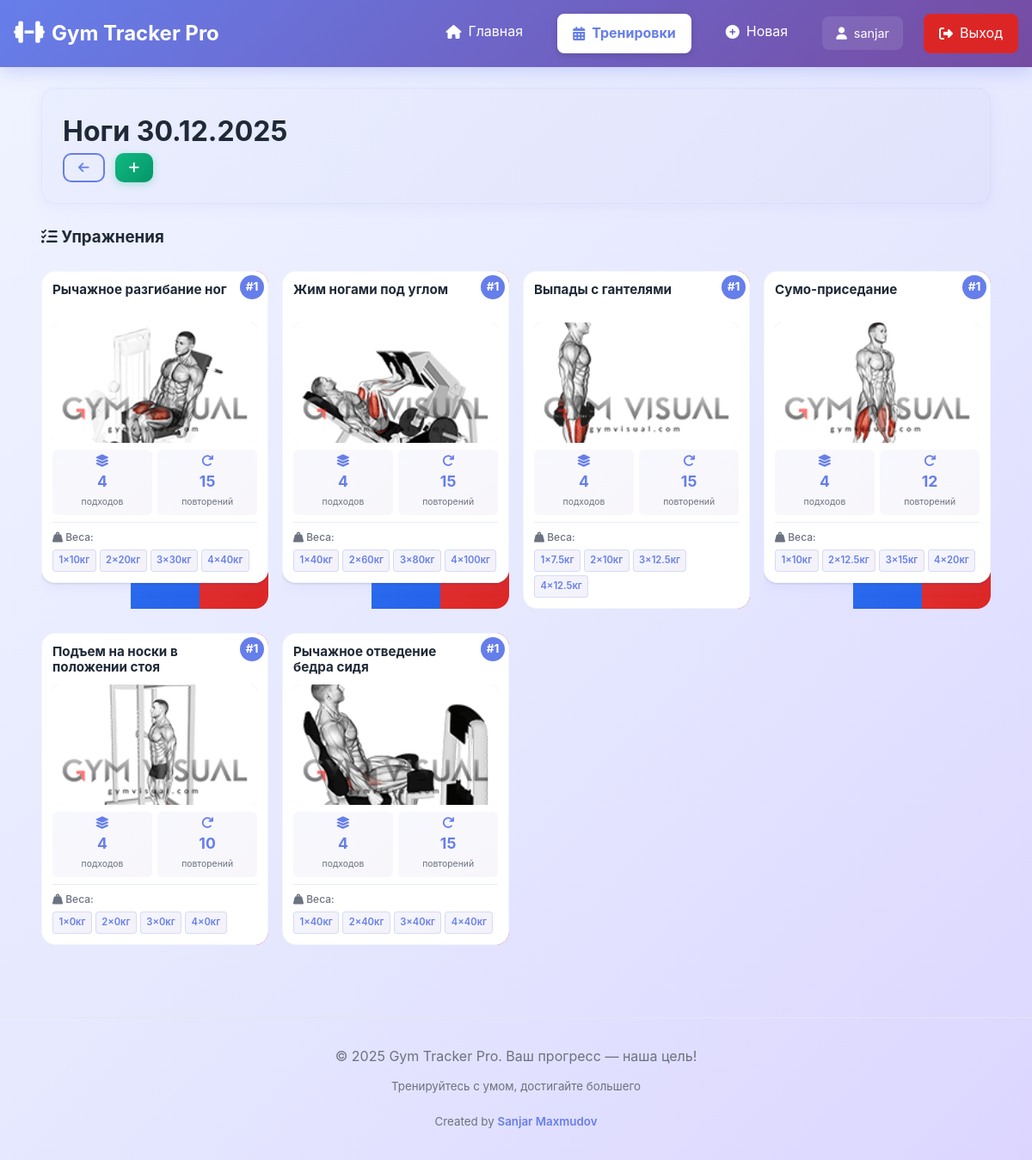
/workouts/7/ (signed in), run on the app's committed database.
### workouts/models.py (models this page shows, shortened)
class WorkoutDay(models.Model):
    user = models.ForeignKey(User, on_delete=models.CASCADE, related_name='workouts', help_text='Пользователь', null=True, blank=True)
    date = models.DateField(default=timezone.now, help_text='Дата тренировки')
    name = models.CharField(max_length=200, blank=True, help_text='Опциональное название')
    categories = models.ManyToManyField(ExerciseCategory, blank=True, related_name='workouts', help_text='Выберите категории упражнений')
    notes = models.TextField(blank=True, help_text='Заметки о тренировке')
    class Meta:
        ordering = ['-date']

class WorkoutExercise(models.Model):
    EXERCISE_TYPE_CHOICES = [
        ('NORMAL', 'Обычное'),
        ('DROPSET', 'Дроп-сет'),
        ('SUPERSET', 'Суперсет'),
    ]
    workout_day = models.ForeignKey(
        WorkoutDay,
        on_delete=models.CASCADE,
        related_name='workout_exercises'
    )
    exercise = models.ForeignKey(Exercise, on_delete=models.CASCADE)
    sets = models.PositiveIntegerField()
    reps = models.PositiveIntegerField()
    weight = models.FloatField()  # Оставить для совместимости
    weights = models.JSONField(blank=True, null=True, help_text='Массив весов для каждого подхода')
    exercise_type = models.CharField(
        max_length=10,
        choices=EXERCISE_TYPE_CHOICES,
        default='NORMAL',
        help_text='Тип упражнения'
    )
    superset_group = models.PositiveIntegerField(
        null=True,
        blank=True,
        help_text='Номер группы для суперсета (упражнения с одинаковым номером = один суперсет)'
    )
    dropset_weights = models.JSONField(
        blank=True,
        null=True,
        help_text='Массив весов для дроп-сетов: каждый подход содержит массив весов'
    )
    order = models.PositiveIntegerField(
        default=0,
        help_text='Порядок выполнения упражнения в тренировке'
    )
    def get_weights_display(self):
        if self.weights:
            return self.weights
        else:
            return [self.weight] * self.sets
    def is_dropset(self):
        return self.exercise_type == 'DROPSET'
    class Meta:
        ordering = ['order', 'id']

### exercises/models.py (models this page shows, shortened)
class Exercise(models.Model):
    name = models.CharField(max_length=150)
    category = models.ForeignKey(
        ExerciseCategory,
        on_delete=models.CASCADE,
        related_name='exercises'
    )
    gif_file = models.FileField(upload_to='exercises/', blank=True, null=True, help_text='Загрузи свой GIF файл')
    gif_url = models.URLField(blank=True, help_text='Или укажи ссылку на GIF')
    equipment = models.CharField(max_length=100, blank=True)
    def get_gif(self):
        if self.gif_file:
            return self.gif_file.url
        return self.gif_url

### workouts/views.py (the view)
# urls.py: path('workouts/<int:pk>/', views.WorkoutDayDetailView.as_view(), name='workout-detail'),
class WorkoutDayDetailView(LoginRequiredMixin, DetailView):
    model = WorkoutDay
    template_name = 'workouts/workout_detail.html'
    context_object_name = 'workout'
    def get_queryset(self):
        return WorkoutDay.objects.filter(user=self.request.user)

### workouts/templates/workouts/workout_detail.html (shortened to what this page needs)
{% extends 'base.html' %}
{% load static %}
{% block extra_css %}
	<link rel="stylesheet" href="{% static 'css/workout_detail.css' %}">
{% endblock %}
{% block content %}
	<div class="fade-in">
		<div class="card workout-header mb-3">
			<div class="workout-header-row">
				<div class="workout-header-left">
					{% if workout.name %}
						<h1>
							<span class="workout-name">{{ workout.name }}</span>
							<span class="workout-date-badge">{{ workout.date|date:"d.m.Y" }}</span>
						</h1>
					{% else %}
						<h1>
							<i class="fas fa-dumbbell"></i>
							Тренировка
							<span class="workout-date">{{ workout.date|date:"d.m.Y" }}</span>
						</h1>
					{% endif %}
				</div>
				<div class="workout-header-right">
					<div class="workout-actions">
						<a href="{% url 'workout-list' %}" class="btn btn-outline">
							<i class="fas fa-arrow-left"></i>
						</a>
						<a href="{% url 'add-exercise' workout.pk %}" class="btn btn-success">
							<i class="fas fa-plus"></i>
						</a>
					</div>
				</div>
			</div>
		</div>
		{% if workout.workout_exercises.all %}
			<h3 class="mb-3"><i class="fas fa-list-check"></i> Упражнения</h3>
			<div class="exercises-list">
				{% regroup workout.workout_exercises.all by superset_group as grouped_exercises %}
				{% for group in grouped_exercises %}
					{% if group.grouper and group.list.0.is_superset %}
						<div class="superset-group-wrapper">
							<div class="superset-group-header">
								<span><i class="fas fa-bolt"></i> Суперсет</span>
								<a href="{% url 'add-exercise' workout.pk %}?superset_group={{ group.grouper }}" class="btn-add-to-superset" title="Добавить упражнение в этот суперсет">
									<i class="fas fa-plus"></i>
								</a>
							</div>
							<div class="superset-exercises-grid">
							{% for item in group.list %}
								<div class="exercise-card-wrapper">
									<div class="exercise-card-content">
										<div class="card exercise-card fade-in superset-card">
											<div class="exercise-content">
												<div class="exercise-number">{{ forloop.counter }}</div>
												<div class="exercise-type-badge superset-badge">
													<i class="fas fa-bolt"></i> Суперсет
												</div>
												<h4 class="mb-2 exercise-title-desktop">{{ item.exercise.name }}</h4>
												{% with gif=item.exercise.get_gif %}
													{% if gif %}
														<div class="exercise-media-wrapper">
															{% if '.mp4' in gif or 'video' in gif %}
																<video autoplay loop muted playsinline class="exercise-media-img">
																	<source src="{{ gif }}" type="video/mp4">
																</video>
															{% else %}
																<img src="{{ gif }}" alt="{{ item.exercise.name }}"
																     class="exercise-media-img">
															{% endif %}
														</div>
													{% endif %}
												{% endwith %}
											</div>
											<div class="exercise-info">
												<h4 class="mb-2 exercise-title-mobile">{{ item.exercise.name }}</h4>
												<div class="exercise-stats">
													<div class="stat-item">
														<i class="fas fa-layer-group"></i>
														<span class="stat-number">{{ item.sets }}</span>
														<span class="stat-text">подходов</span>
													</div>
													<div class="stat-item">
														<i class="fas fa-redo"></i>
														<span class="stat-number">{{ item.reps }}</span>
														<span class="stat-text">повторений</span>
													</div>
												</div>
												<div class="weights-list">
													<h5 class="weights-list-title"><i class="fas fa-weight-hanging"></i> Веса:</h5>
													<div class="weights-items">
														{% for weight in item.get_weights_display %}
															<span class="weight-item">{{ forloop.counter }}×{{ weight|floatformat:"-1" }}кг</span>
														{% endfor %}
													</div>
												</div>
											</div>
										</div>
									</div>
									<div class="exercise-card-actions">
										<a href="{% url 'edit-exercise' item.pk %}" class="action-btn btn-edit">
											<i class="fas fa-edit"></i>
											<span>Изменить</span>
										</a>
										<button onclick="deleteExercise({{ item.pk }}, '{{ item.exercise.name|escapejs }}')" class="action-btn btn-delete">
											<i class="fas fa-trash"></i>
											<span>Удалить</span>
										</button>
									</div>
								</div>
							{% endfor %}
							</div>
						</div>
					{% else %}
						{% for item in group.list %}
							<div class="exercise-card-wrapper">
								<div class="exercise-card-content">
									<div class="card exercise-card fade-in {% if item.is_dropset %}dropset-card{% endif %}">
										<div class="exercise-content">
											<div class="exercise-number">#{{ forloop.parentloop.counter }}</div>
										<h4 class="mb-2 exercise-title-desktop">{{ item.exercise.name }}</h4>
										{% with gif=item.exercise.get_gif %}
											{% if gif %}
												<div class="exercise-media-wrapper">
													{% if '.mp4' in gif or 'video' in gif %}
														<video autoplay loop muted playsinline class="exercise-media-img">
															<source src="{{ gif }}" type="video/mp4">
														</video>
													{% else %}
														<img src="{{ gif }}" alt="{{ item.exercise.name }}"
														     class="exercise-media-img">
													{% endif %}
												</div>
											{% endif %}
										{% endwith %}
									</div>
									<div class="exercise-info">
										<div class="exercise-stats">
											<div class="stat-item">
												<i class="fas fa-layer-group"></i>
												<span class="stat-number">{{ item.sets }}</span>
												<span class="stat-text">подходов</span>
											</div>
											<div class="stat-item">
												<i class="fas fa-redo"></i>
												<span class="stat-number">{{ item.reps }}</span>
												<span class="stat-text">повторений</span>
											</div>
										</div>
										{% if item.is_dropset %}
											<div class="weights-list">
												<h5 class="weights-list-title"><i class="fas fa-fire"></i> Дроп-сет прогрессия:</h5>
												<div class="dropset-progression">
													{% for set_info in item.get_dropset_display %}
														<div class="dropset-set">{{ set_info }}</div>
													{% endfor %}
												</div>
											</div>
										{% else %}
											<div class="weights-list">
												<h5 class="weights-list-title"><i class="fas fa-weight-hanging"></i> Веса:</h5>
												<div class="weights-items">
													{% for weight in item.get_weights_display %}
														<span class="weight-item">{{ forloop.counter }}×{{ weight|floatformat:"-1" }}кг</span>
													{% endfor %}
												</div>
											</div>
										{% endif %}
									</div>
								</div>
							</div>
							<div class="exercise-card-actions">
								<a href="{% url 'edit-exercise' item.pk %}" class="action-btn btn-edit">
									<span>Изменить</span>
								</a>
								<button onclick="deleteExercise({{ item.pk }}, '{{ item.exercise.name|escapejs }}')" class="action-btn btn-delete">
									<span>Удалить</span>
								</button>
							</div>
						</div>
					{% endfor %}
				{% endif %}
			{% endfor %}
		</div>
		{% endif %}
	</div>
{% endblock %}

### templates/base.html (shortened to what this page needs)
<!DOCTYPE html>
<html lang="ru">
<head>
    <link rel="stylesheet" href="https://cdnjs.cloudflare.com/ajax/libs/font-awesome/6.4.0/css/all.min.css">
    {% load static %}
    <link rel="stylesheet" href="{% static 'css/main.css' %}">
    {% block extra_css %}{% endblock %}
</head>
<body>
    <nav class="navbar">
        <div class="navbar-container">
            <div class="logo">
                <a href="{% url 'home' %}">
                    <i class="fas fa-dumbbell"></i>
                    <span>Gym Tracker Pro</span>
                </a>
            </div>
            <ul class="nav-links" id="navLinks">
                {% if user.is_authenticated %}
                <li><a href="{% url 'home' %}" class="{% if request.resolver_match.url_name == 'home' %}active{% endif %}">
                    <i class="fas fa-home"></i> Главная
                </a></li>
                <li><a href="{% url 'workout-list' %}" class="workout-nav-link {% if request.resolver_match.url_name == 'workout-list' %}active{% endif %}">
                    <i class="fas fa-calendar-alt"></i> Тренировки
                </a></li>
                <li><a href="{% url 'create-workout' %}" class="{% if request.resolver_match.url_name == 'create-workout' %}active{% endif %}">
                    <i class="fas fa-plus-circle"></i> Новая
                </a></li>
                <li class="user-info">
                    <span class="username"><i class="fas fa-user"></i> {{ user.username }}</span>
                </li>
                <li><a href="{% url 'logout' %}" class="btn-logout">
                    <i class="fas fa-sign-out-alt"></i> Выход
                </a></li>
                {% else %}
                <li><a href="{% url 'login' %}">
                    <i class="fas fa-sign-in-alt"></i> Вход
                </a></li>
                {% endif %}
            </ul>
        </div>
    </nav>
    <main class="container">
        {% block content %}{% endblock %}
    </main>
    <footer class="footer">
        <p>© 2025 Gym Tracker Pro. Ваш прогресс — наша цель!</p>
        <p class="mt-1">
            <small>Тренируйтесь с умом, достигайте большего</small>
        </p>
        <p class="mt-2">
            <small>Created by <a href="https://www.instagram.com/__maxmudov/" target="_blank" rel="noopener noreferrer" style="color: var(--primary); text-decoration: none; font-weight: 600;">Sanjar Maxmudov</a></small>
        </p>
    </footer>
</body>
</html>

### data on the page
WorkoutDay: name "Ноги", date "30.12.2025"
WorkoutExercise: exercise.name "Рычажное разгибание ног", shows a picture, sets "4", reps "15", get_weights_display "10" "20" "30" "40"
WorkoutExercise: exercise.name "Жим ногами под углом", shows a picture, sets "4", reps "15", get_weights_display "40" "60" "80" "100"
WorkoutExercise: exercise.name "Выпады с гантелями", shows a picture, sets "4", reps "15", get_weights_display "7.5" "10" "12.5" "12.5"
WorkoutExercise: exercise.name "Сумо-приседание", exercise.name (picture), sets "4", reps "12", get_weights_display "10" "12.5" "15" "20"
WorkoutExercise: exercise.name "Подъем на носки в положении стоя", shows a picture, sets "4", reps "10", get_weights_display "0" "0" "0" "0"
WorkoutExercise: exercise.name "Рычажное отведение бедра сидя", shows a picture, sets "4", reps "15", get_weights_display "40" "40" "40" "40"

### other printed values
{{ user.username }} "sanjar"
